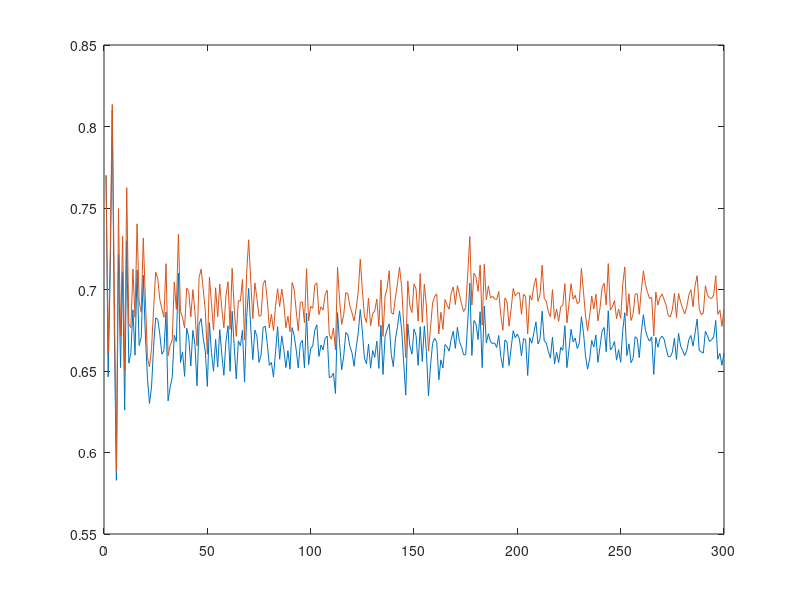

MATLAB code to generate this figure:
clc
clear

n = 300
a = 1
b = 2
means = zeros(n, 2);
for i = 1:n
    uniformNumbers = unifrnd(a, b, 1, i);
    means(i, 1) = 1 / mean(uniformNumbers);
    means(i, 2) = mean(1 ./ uniformNumbers);
end
plot(means)


